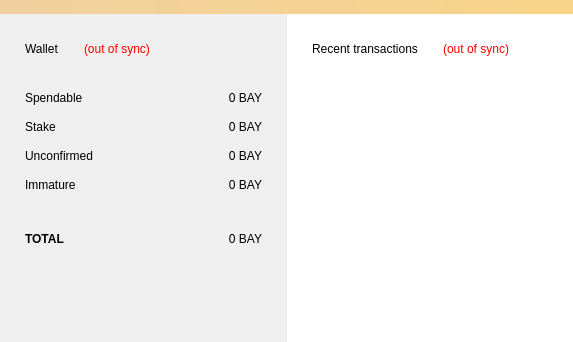
<?xml version="1.0" encoding="UTF-8"?>
<ui version="4.0">
 <class>OverviewPage</class>
 <widget class="QWidget" name="OverviewPage">
  <property name="geometry">
   <rect>
    <x>0</x>
    <y>0</y>
    <width>573</width>
    <height>342</height>
   </rect>
  </property>
  <property name="windowTitle">
   <string>Form</string>
  </property>
  <layout class="QVBoxLayout" name="topLayout">
   <property name="spacing">
    <number>0</number>
   </property>
   <property name="leftMargin">
    <number>0</number>
   </property>
   <property name="topMargin">
    <number>0</number>
   </property>
   <property name="rightMargin">
    <number>0</number>
   </property>
   <property name="bottomMargin">
    <number>0</number>
   </property>
   <item>
    <widget class="QLabel" name="labelAlerts">
     <property name="visible">
      <bool>false</bool>
     </property>
     <property name="styleSheet">
      <string notr="true">background-color: qlineargradient(x1: 0, y1: 0, x2: 1, y2: 0, stop:0 #F0D0A0, stop:1 #F8D488);  color:#000000
</string>
     </property>
     <property name="wordWrap">
      <bool>true</bool>
     </property>
     <property name="margin">
      <number>3</number>
     </property>
    </widget>
   </item>
   <item>
    <layout class="QHBoxLayout" name="horizontalLayout" stretch="1,1">
     <property name="spacing">
      <number>0</number>
     </property>
     <item>
      <layout class="QVBoxLayout" name="verticalLayout_2">
       <item>
        <widget class="QWidget" name="widget" native="true">
         <layout class="QVBoxLayout" name="verticalLayout_4">
          <property name="spacing">
           <number>25</number>
          </property>
          <property name="leftMargin">
           <number>25</number>
          </property>
          <property name="topMargin">
           <number>25</number>
          </property>
          <property name="rightMargin">
           <number>25</number>
          </property>
          <property name="bottomMargin">
           <number>25</number>
          </property>
          <item>
           <layout class="QHBoxLayout" name="horizontalLayout_4">
            <item>
             <widget class="QLabel" name="labelWallet">
              <property name="text">
               <string>Wallet</string>
              </property>
              <property name="textFormat">
               <enum>Qt::PlainText</enum>
              </property>
             </widget>
            </item>
            <item>
             <widget class="QLabel" name="labelWalletStatus">
              <property name="toolTip">
               <string>The displayed information may be out of date. Your wallet automatically synchronizes with the MorningStar network after a connection is established, but this process has not completed yet.</string>
              </property>
              <property name="styleSheet">
               <string notr="true">QLabel { color: red; }</string>
              </property>
              <property name="text">
               <string notr="true">(out of sync)</string>
              </property>
              <property name="alignment">
               <set>Qt::AlignLeading|Qt::AlignLeft|Qt::AlignVCenter</set>
              </property>
             </widget>
            </item>
            <item>
             <spacer name="horizontalSpacer_2">
              <property name="orientation">
               <enum>Qt::Horizontal</enum>
              </property>
              <property name="sizeHint" stdset="0">
               <size>
                <width>40</width>
                <height>20</height>
               </size>
              </property>
             </spacer>
            </item>
           </layout>
          </item>
          <item>
           <layout class="QGridLayout" name="gridLayout">
            <property name="horizontalSpacing">
             <number>0</number>
            </property>
            <property name="verticalSpacing">
             <number>1</number>
            </property>
            <item row="2" column="0">
             <widget class="QLabel" name="labelUnconfirmedText">
              <property name="minimumSize">
               <size>
                <width>0</width>
                <height>28</height>
               </size>
              </property>
              <property name="text">
               <string>Unconfirmed</string>
              </property>
             </widget>
            </item>
            <item row="5" column="1">
             <widget class="QLabel" name="labelTotal">
              <property name="cursor">
               <cursorShape>IBeamCursor</cursorShape>
              </property>
              <property name="toolTip">
               <string>Your current total balance</string>
              </property>
              <property name="text">
               <string notr="true">0 BAY</string>
              </property>
              <property name="alignment">
               <set>Qt::AlignRight|Qt::AlignTrailing|Qt::AlignVCenter</set>
              </property>
              <property name="textInteractionFlags">
               <set>Qt::LinksAccessibleByMouse|Qt::TextSelectableByKeyboard|Qt::TextSelectableByMouse</set>
              </property>
             </widget>
            </item>
            <item row="1" column="0">
             <widget class="QLabel" name="labelStakeText">
              <property name="minimumSize">
               <size>
                <width>0</width>
                <height>28</height>
               </size>
              </property>
              <property name="text">
               <string>Stake</string>
              </property>
             </widget>
            </item>
            <item row="3" column="1">
             <widget class="QLabel" name="labelImmature">
              <property name="toolTip">
               <string>Mined balance that has not yet matured</string>
              </property>
              <property name="text">
               <string notr="true">0 BAY</string>
              </property>
              <property name="alignment">
               <set>Qt::AlignRight|Qt::AlignTrailing|Qt::AlignVCenter</set>
              </property>
              <property name="textInteractionFlags">
               <set>Qt::LinksAccessibleByMouse|Qt::TextSelectableByKeyboard|Qt::TextSelectableByMouse</set>
              </property>
             </widget>
            </item>
            <item row="2" column="1">
             <widget class="QLabel" name="labelUnconfirmed">
              <property name="cursor">
               <cursorShape>IBeamCursor</cursorShape>
              </property>
              <property name="toolTip">
               <string>Total of transactions that have yet to be confirmed, and do not yet count toward the current balance</string>
              </property>
              <property name="text">
               <string notr="true">0 BAY</string>
              </property>
              <property name="alignment">
               <set>Qt::AlignRight|Qt::AlignTrailing|Qt::AlignVCenter</set>
              </property>
              <property name="textInteractionFlags">
               <set>Qt::LinksAccessibleByMouse|Qt::TextSelectableByKeyboard|Qt::TextSelectableByMouse</set>
              </property>
             </widget>
            </item>
            <item row="5" column="0">
             <widget class="QLabel" name="labelTotalText">
              <property name="minimumSize">
               <size>
                <width>0</width>
                <height>28</height>
               </size>
              </property>
              <property name="font">
               <font>
                <weight>75</weight>
                <bold>true</bold>
               </font>
              </property>
              <property name="text">
               <string>TOTAL</string>
              </property>
             </widget>
            </item>
            <item row="0" column="1">
             <widget class="QLabel" name="labelBalance">
              <property name="cursor">
               <cursorShape>IBeamCursor</cursorShape>
              </property>
              <property name="toolTip">
               <string>Your current spendable balance</string>
              </property>
              <property name="text">
               <string notr="true">0 BAY</string>
              </property>
              <property name="alignment">
               <set>Qt::AlignRight|Qt::AlignTrailing|Qt::AlignVCenter</set>
              </property>
              <property name="textInteractionFlags">
               <set>Qt::LinksAccessibleByMouse|Qt::TextSelectableByKeyboard|Qt::TextSelectableByMouse</set>
              </property>
             </widget>
            </item>
            <item row="1" column="1">
             <widget class="QLabel" name="labelStake">
              <property name="cursor">
               <cursorShape>IBeamCursor</cursorShape>
              </property>
              <property name="toolTip">
               <string>Total of coins that was staked, and do not yet count toward the current balance</string>
              </property>
              <property name="text">
               <string notr="true">0 BAY</string>
              </property>
              <property name="alignment">
               <set>Qt::AlignRight|Qt::AlignTrailing|Qt::AlignVCenter</set>
              </property>
              <property name="textInteractionFlags">
               <set>Qt::LinksAccessibleByMouse|Qt::TextSelectableByKeyboard|Qt::TextSelectableByMouse</set>
              </property>
             </widget>
            </item>
            <item row="3" column="0">
             <widget class="QLabel" name="labelImmatureText">
              <property name="minimumSize">
               <size>
                <width>0</width>
                <height>28</height>
               </size>
              </property>
              <property name="text">
               <string>Immature</string>
              </property>
             </widget>
            </item>
            <item row="0" column="0">
             <widget class="QLabel" name="labelBalanceText">
              <property name="minimumSize">
               <size>
                <width>0</width>
                <height>28</height>
               </size>
              </property>
              <property name="text">
               <string>Spendable</string>
              </property>
             </widget>
            </item>
            <item row="4" column="0">
             <spacer name="verticalSpacer_2">
              <property name="orientation">
               <enum>Qt::Vertical</enum>
              </property>
              <property name="sizeType">
               <enum>QSizePolicy::Fixed</enum>
              </property>
              <property name="sizeHint" stdset="0">
               <size>
                <width>20</width>
                <height>25</height>
               </size>
              </property>
             </spacer>
            </item>
           </layout>
          </item>
         </layout>
        </widget>
       </item>
       <item>
        <spacer name="verticalSpacer">
         <property name="orientation">
          <enum>Qt::Vertical</enum>
         </property>
         <property name="sizeHint" stdset="0">
          <size>
           <width>20</width>
           <height>40</height>
          </size>
         </property>
        </spacer>
       </item>
      </layout>
     </item>
     <item>
      <layout class="QVBoxLayout" name="verticalLayout_3">
       <item>
        <widget class="QWidget" name="w_recent" native="true">
         <property name="palette">
          <palette>
           <active>
            <colorrole role="Base">
             <brush brushstyle="SolidPattern">
              <color alpha="255">
               <red>255</red>
               <green>255</green>
               <blue>255</blue>
              </color>
             </brush>
            </colorrole>
            <colorrole role="Window">
             <brush brushstyle="SolidPattern">
              <color alpha="255">
               <red>255</red>
               <green>255</green>
               <blue>255</blue>
              </color>
             </brush>
            </colorrole>
           </active>
           <inactive>
            <colorrole role="Base">
             <brush brushstyle="SolidPattern">
              <color alpha="255">
               <red>255</red>
               <green>255</green>
               <blue>255</blue>
              </color>
             </brush>
            </colorrole>
            <colorrole role="Window">
             <brush brushstyle="SolidPattern">
              <color alpha="255">
               <red>255</red>
               <green>255</green>
               <blue>255</blue>
              </color>
             </brush>
            </colorrole>
           </inactive>
           <disabled>
            <colorrole role="Base">
             <brush brushstyle="SolidPattern">
              <color alpha="255">
               <red>255</red>
               <green>255</green>
               <blue>255</blue>
              </color>
             </brush>
            </colorrole>
            <colorrole role="Window">
             <brush brushstyle="SolidPattern">
              <color alpha="255">
               <red>255</red>
               <green>255</green>
               <blue>255</blue>
              </color>
             </brush>
            </colorrole>
           </disabled>
          </palette>
         </property>
         <property name="autoFillBackground">
          <bool>true</bool>
         </property>
         <layout class="QVBoxLayout" name="verticalLayout">
          <property name="spacing">
           <number>25</number>
          </property>
          <property name="leftMargin">
           <number>25</number>
          </property>
          <property name="topMargin">
           <number>25</number>
          </property>
          <property name="rightMargin">
           <number>25</number>
          </property>
          <property name="bottomMargin">
           <number>25</number>
          </property>
          <item>
           <layout class="QHBoxLayout" name="horizontalLayout_2">
            <item>
             <widget class="QLabel" name="labelRecent">
              <property name="text">
               <string>Recent transactions</string>
              </property>
              <property name="textFormat">
               <enum>Qt::PlainText</enum>
              </property>
             </widget>
            </item>
            <item>
             <widget class="QLabel" name="labelTransactionsStatus">
              <property name="toolTip">
               <string>The displayed information may be out of date. Your wallet automatically synchronizes with the MorningStar network after a connection is established, but this process has not completed yet.</string>
              </property>
              <property name="styleSheet">
               <string notr="true">QLabel { color: red; }</string>
              </property>
              <property name="text">
               <string notr="true">(out of sync)</string>
              </property>
              <property name="alignment">
               <set>Qt::AlignRight|Qt::AlignTrailing|Qt::AlignVCenter</set>
              </property>
             </widget>
            </item>
            <item>
             <spacer name="horizontalSpacer">
              <property name="orientation">
               <enum>Qt::Horizontal</enum>
              </property>
              <property name="sizeHint" stdset="0">
               <size>
                <width>40</width>
                <height>20</height>
               </size>
              </property>
             </spacer>
            </item>
           </layout>
          </item>
          <item>
           <widget class="QListView" name="listTransactions">
            <property name="styleSheet">
             <string notr="true">QListView { background: transparent; }</string>
            </property>
            <property name="frameShape">
             <enum>QFrame::NoFrame</enum>
            </property>
            <property name="verticalScrollBarPolicy">
             <enum>Qt::ScrollBarAlwaysOff</enum>
            </property>
            <property name="horizontalScrollBarPolicy">
             <enum>Qt::ScrollBarAlwaysOff</enum>
            </property>
            <property name="selectionMode">
             <enum>QAbstractItemView::NoSelection</enum>
            </property>
           </widget>
          </item>
         </layout>
        </widget>
       </item>
      </layout>
     </item>
    </layout>
   </item>
  </layout>
 </widget>
 <resources/>
 <connections/>
</ui>
